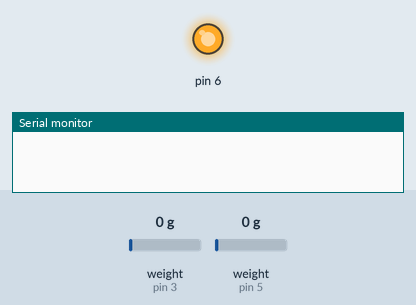
A sketch run on a simulated Arduino Uno, built with avr-gcc and run on an emulated ATmega328P. Parts: output pins drawn as LEDs (lit = HIGH), the last lines printed to the serial monitor. The inputs (shaded band) are chosen by the test bench; at power-on: weight on the scale (sensors on pin 3, pin 5) 0 g.

Above: at 2.1 s.
At 5.6 s:
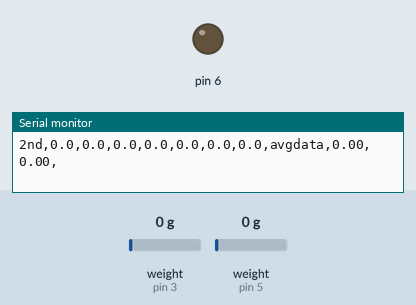
Timing chart, 0 to 7.1 s (numbered marks = the images above):
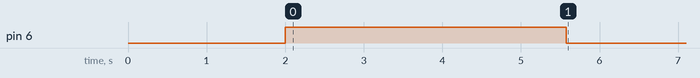

Measured:
- by itself, pin 6: LOW → HIGH at 2.0 s, → LOW 3.6 s later

The sketch:

load_cell_two_layers_two_controller_digi_ctrl.ino
```cpp
#include "HX711.h"

#define DOUT1  3
#define CLK1   2
#define DOUT2  5
#define CLK2   4
//#define DOUT3  7
//#define CLK3   6
//#define DOUT4  9
//#define CLK4   8
//#define DOUT5  11
//#define CLK5   10

HX711 scale_0(DOUT1, CLK1);
HX711 scale_1(DOUT2, CLK2);
//HX711 scale_2(DOUT3, CLK3);
//HX711 scale_3(DOUT4, CLK4);
//HX711 scale_4(DOUT5, CLK5);


//float calibration_factor = -7050; //-7050 worked for my 440lb max scale setup
//float calibration_factor_1= 22000;
//float calibration_factor_2= 73500;
//float calibration_factor_3= 77650;
//float calibration_factor_4= 77650;
//float calibration_factor_5= 77650;


//float calibration_factor[5]= {23500,71600,71600,71600,71600};
//float calibration_factor[5]= {23500,72500,72500,72500,72500};
//float calibration_factor[5]= {23000,72800,72800,72800,72800};
float calibration_factor[5]= {23080,72800,72800,72800,72800};


float reading_0  = 0;
float reading_1  = 0;
//float reading_2  = 0;
//float reading_3  = 0;
//float reading_4  = 0;
//float reading_1_4= 0;

float scale_data[5];


const int number_readings=7;
const int dummy_readings=10;

float reading_ind_0[number_readings];
float reading_ind_1[number_readings];

void setup() {
  Serial.begin(9600);
  //Serial.println("HX711 calibration sketch");
  //Serial.println("Remove all weight from scale");
  //Serial.println("After readings begin, place known weight on scale");
  //Serial.println("Press + or a to increase calibration factor");
  //Serial.println("Press - or z to decrease calibration factor");

  scale_0.set_scale();
  //scale_0.tare(); //Reset the scale to 0
  scale_1.set_scale();
  //scale_1.tare(); //Reset the scale to 0
  //scale_2.set_scale();
  //scale_2.tare(); //Reset the scale to 0
  //scale_3.set_scale();
  //scale_3.tare(); //Reset the scale to 0
  //scale_4.set_scale();
 // scale_4.tare(); //Reset the scale to 0

  long zero_factor_0 = scale_0.read_average(); //Get a baseline reading
  long zero_factor_1 = scale_1.read_average(); //Get a baseline reading
  //long zero_factor_2 = scale_2.read_average(); //Get a baseline reading
  //long zero_factor_3 = scale_3.read_average(); //Get a baseline reading
  //long zero_factor_4 = scale_4.read_average(); //Get a baseline reading

  //Serial.print("Zero factor: "); //This can be used to remove the need to tare the scale. Useful in permanent scale projects.
  //Serial.println(zero_factor_0);
  pinMode(6, OUTPUT);
}

void loop() {

  scale_0.set_scale(calibration_factor[0]); //Adjust to this calibration factor
  scale_1.set_scale(calibration_factor[1]); //Adjust to this calibration factor
  //scale_2.set_scale(calibration_factor[2]); //Adjust to this calibration factor
  //scale_3.set_scale(calibration_factor[3]); //Adjust to this calibration factor
  //scale_4.set_scale(calibration_factor[4]); //Adjust to this calibration factor


  for (int i=0;i<5;i++){
  scale_data[i]=0;
  }

  digitalWrite(6, HIGH);
  delay(100);
  // dummy readings
  for (int j=0;j<dummy_readings;j++){
    //scale_0.get_units(2);
   //scale_1.get_units(2);
    scale_0.get_value(1);
    scale_1.get_value(1);
    //scale_2.get_units();
    //scale_3.get_units();
    //scale_4.get_units();
  }


  for (int j=0;j<number_readings;j++){
//    scale_data[0]+= scale_0.get_value(1);
//    scale_data[1]+= scale_1.get_value(1);
    reading_ind_0[j]= scale_0.get_value(1);
    reading_ind_1[j]= scale_1.get_value(1);
    scale_data[0]+= reading_ind_0[j];
    scale_data[1]+= reading_ind_1[j];
    //scale_data[2]+= scale_2.get_units(10);
    //scale_data[3]+= scale_3.get_units(10);
    //scale_data[4]+= scale_4.get_units(10);
    delay(10);
  }
  digitalWrite(6, LOW);

  reading_0=scale_data[0]/(float)number_readings;
  reading_1=scale_data[1]/(float)number_readings;
  //reading_2=scale_data[2]/number_readings;
  //reading_3=scale_data[3]/number_readings;
  //reading_4=scale_data[4]/number_readings;


  Serial.print("2nd,");
  for (int j=0;j<number_readings;j++){
  Serial.print(reading_ind_1[j],1);
  Serial.print(",");
  }
    Serial.print("avgdata,");
  //Serial.println();
  /*
  Serial.print("2nd,");
  for (int j=0;j<number_readings;j++){
  Serial.print(reading_ind_1[j],2);
  Serial.print(',');
  }
  Serial.println();

  Serial.print("Reading: ");
   */


  Serial.print(reading_0);
  Serial.print(',');
  Serial.print(reading_1);
  Serial.print(',');
  //Serial.print(reading_2,10);
  //Serial.print(',');
  //Serial.print(reading_3,10);
  //Serial.print(',');
  //Serial.print(reading_4,10);
  //Serial.print(',');
  //Serial.print(reading_1_4,10);
  //Serial.print(',');

  //Serial.print(" kg"); //Change this to kg and re-adjust the calibration factor if you follow SI units like a sane person
  //Serial.print(" calibration_factor: ");
  //Serial.print(calibration_factor[0]);
  //Serial.print(',');
  //Serial.print(calibration_factor[1]);
  //Serial.print(',');
  //Serial.print(calibration_factor[2]);
  //Serial.print(',');
  //Serial.print(calibration_factor[3]);
  //Serial.print(',');
  //Serial.print(calibration_factor[4]);

  Serial.println();
  delay(240000);
  //delay(5000);

    //char temp = Serial.read();
    // be careful here! if it is a string, use double quote, if it is a char, use single quote
    // http://stackoverflow.com/questions/5697047/convert-serial-read-into-a-useable-string-using-arduino

char tmp;
String temp="";
  while(Serial.available()) {
    tmp = Serial.read();
    temp.concat(tmp);
    delay (10);
  }

   //  char tmp= Serial.read();
   // String temp="";
   //    temp.concat(tmp);
   //temp.trim();


    //length_of_temp=temp.length() ;
    //Serial.println(length_of_temp);
    if (temp.length()!=0)
    {
    int commaIndex = temp.indexOf(',');
    String firstValue = temp.substring(0, commaIndex);
    int firstValue_int=firstValue.toInt();
    String secondValue = temp.substring(commaIndex+1);
    float secondValue_int=secondValue.toFloat();

    Serial.print(temp);
      Serial.print(',');
    Serial.print(firstValue_int);
      Serial.print(',');
    Serial.print(secondValue_int);
    Serial.print(',');
    Serial.print(firstValue);
      Serial.print(',');
    Serial.println(secondValue);

    if (firstValue_int==5)
      {
       calibration_factor[1]=secondValue_int;
       calibration_factor[2]=secondValue_int;
       //calibration_factor[3]=secondValue_int;
       //calibration_factor[4]=secondValue_int;
      }
     else if (secondValue_int==0)
       {
        scale_0.tare();
        scale_1.tare();
        //scale_2.tare();
        //scale_3.tare();
        //scale_4.tare();
       }
       else
       {
       calibration_factor[firstValue_int]=secondValue_int;
       }
    }

}
```
